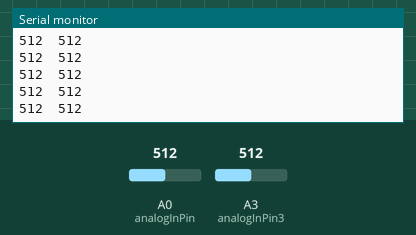
Recording of a sketch running on a simulated Arduino Uno, built with avr-gcc and run on an emulated ATmega328P. On the bench: the last lines printed to the serial monitor. Inputs (shaded band) come from the test bench; at power-on: A0 (analogInPin) = 512, A3 (analogInPin3) = 512.

Above: at 1.2 s.
1.3 s: A0 (analogInPin) set to 716
At 2.4 s:
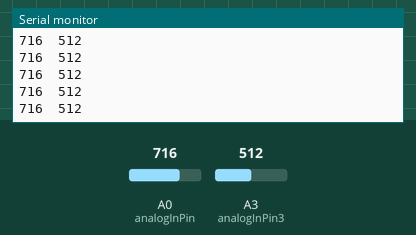
4.3 s: A3 (analogInPin3) set to 716
At 5.4 s:
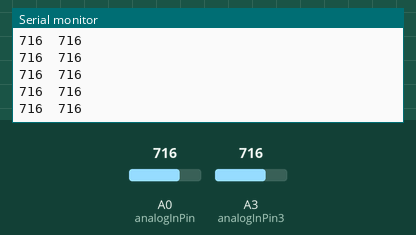
5.8 s: A0 (analogInPin) set to 900
At 6.8 s:
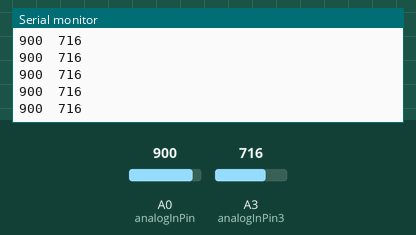
7.3 s: A3 (analogInPin3) set to 900
At 8.4 s:
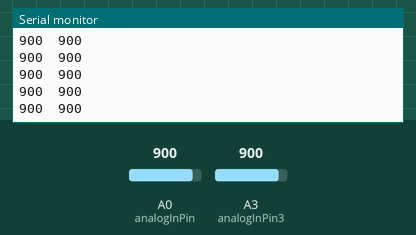
Timing chart, 0 to 9.8 s (numbered marks = the images above; inputs shaded):
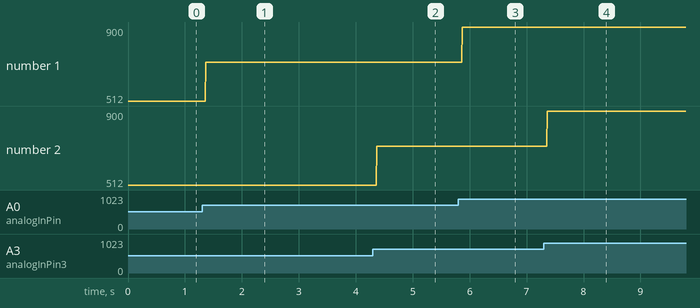

The sketch:

second_program_A0_A3.ino
```cpp
#include <LiquidCrystal.h>
#include <stdio.h>
// initialize the library with the numbers of the interface pins
// LiquidCrystal lcd(5, 4);--------------------------------------------------------1
// These constants won't change. They're used to give names

const int analogInPin = A0;  // Analog input pin that the potentiometer is attached to

const int analogInPin3 = A3;
//const int analogOutPin = 9; // Analog output pin that the LED is attached to

int sensorValue = 0;        // value read from the pot
int outputValue = 0;        // value output to the PWM (analog out)

int sensorValue3 = 0;        // value read from the pot
int outputValue3 = 0;        // value output to the PWM (analog out)
int i=0;
void setup() {
  // initialize serial communications at 9600 bps:
 // lcd.begin(16, 2);----------------------------------------------------------------2
  Serial.begin(9600);
}

void loop() {
  // read the analog in value:
  sensorValue = analogRead(analogInPin);
  sensorValue3 = analogRead(analogInPin3);
  // map it to the range of the analog out:
  outputValue = map(sensorValue, 0, 1023, 0, 255);
  outputValue3 = map(sensorValue3, 0, 1023, 0, 255);
  // change the analog out value:
//analogWrite(analogOutPin, outputValue);
  // print the results to the Serial Monitor:

/**** the following is the code to check if we can print the string directly
   char buffer[50];
   i=sprintf(buffer, "sensor0 = %s sensor3 = %s",sensorValue,sensorValue3);
   for(int l= 0; l<=i; l++)
   Serial.print(buffer[l]); ****/

Serial.print(sensorValue);
Serial.print("\t");
Serial.println(sensorValue3);
//  char *k=sprintf();
//  Serial.print(k);
//  Serial.print(sensorValue);
////  Serial.print("\t output = ");
////  Serial.println(outputValue);
//
//  Serial.print(" sensor3 = ");
//  Serial.println(sensorValue3);
//Serial.print("\t output = ");
//Serial.println(outputValue);
  // Prints and move the cursor to the new line. That's the only difference between serial.println and print
  // wait 2 milliseconds before the next loop for the analog-to-digital
  // converter to settle after the last reading:
  delay(2);
}

/* The following program is for LCD display of the sensor value which is converted after ADC *
 *
lcd.clear();
lcd.print("Soil Moisture:");// print the results to the LCD Display:
sensorValue = analogRead(analogInPin);// read the analog in value:
lcd.setCursor(0, 1);
lcd.print(sensorValue);
// wait 300 milliseconds before the next loop for the
//analog-to-digital converter to settle after the last reading:
delay(300);

lcd.clear();
lcd.print("ADC value:");// print the results to the LCD Display:
sensorValue = analogRead(analogInPin);// read the analog in value:
lcd.setCursor(0, 1);
lcd.print(outputValue);
*/
```

Measured:
- after the input at 1.3 s, the serial monitor: prints a new line after 0.07 s (image 1)
- after the input at 4.3 s, the serial monitor: prints a new line after 0.07 s (image 2)
- after the input at 5.8 s, the serial monitor: prints a new line after 0.07 s (image 3)
- after the input at 7.3 s, the serial monitor: prints a new line after 0.07 s (image 4)
- plotted number 1: 512 → 716 after the input at 1.3 s, 716 → 900 after the input at 5.8 s
